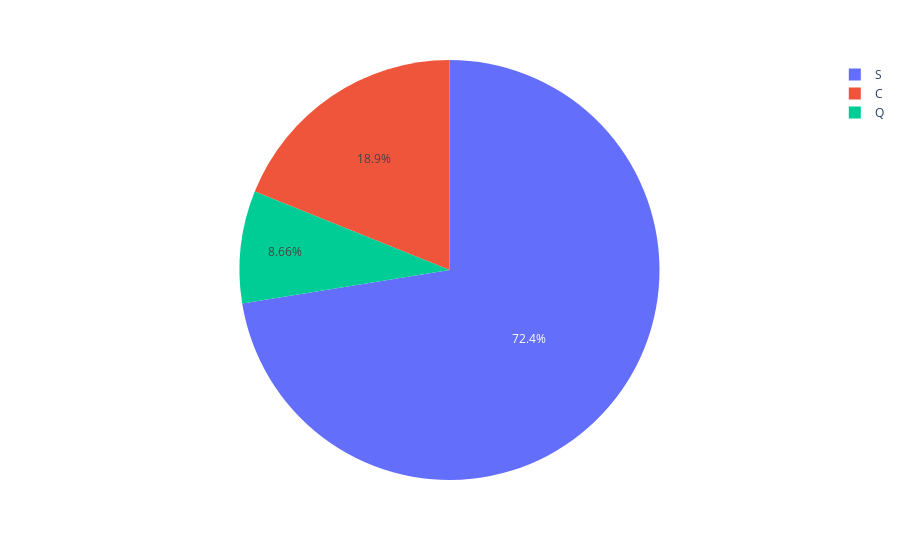

Notebook code cell kept with this figure:
### Code cell
px.pie(embarque2,names='Embarked', values='PassengerId')

### Figure 1 — Plotly figure (JSON) as saved in the notebook; plotly's stock layout.template omitted (floating-point values rounded to 4 significant figures)
{"data": [{"domain": {"x": [0, 1], "y": [0, 1]}, "hovertemplate": "Embarked=%{label}<br>PassengerId=%{value}<extra></extra>", "labels": ["C", "Q", "S"], "legendgroup": "", "name": "", "showlegend": true, "type": "pie", "values": [168, 77, 644]}], "layout": {"legend": {"tracegroupgap": 0}, "margin": {"t": 60}}}
